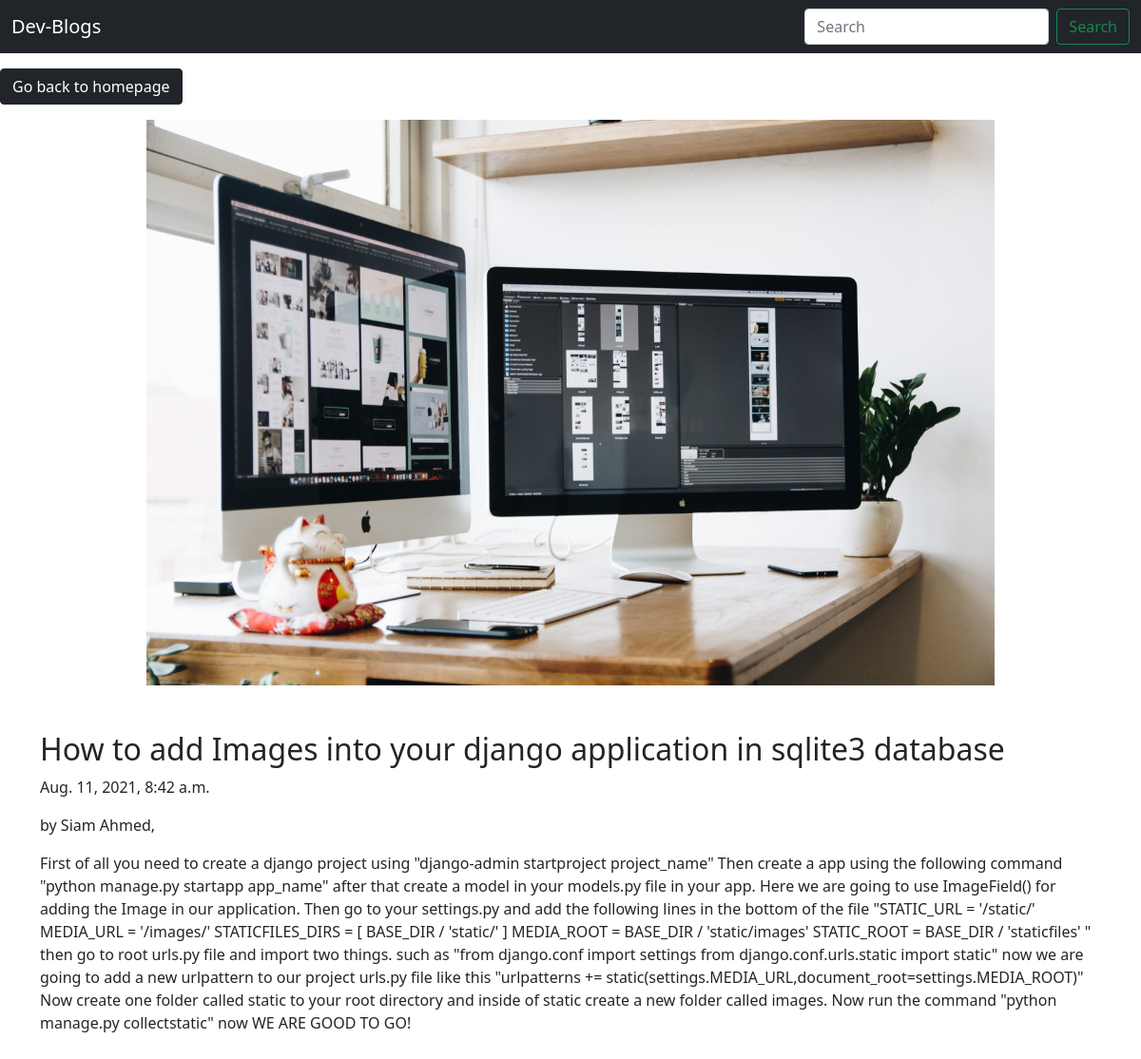
The page /blog/1 on the database its author committed.
### blogpost/models.py (models this page shows, shortened)
class Blog(models.Model):
    aurthor = models.CharField(max_length=200)
    title = models.CharField(max_length= 200)
    desc = models.TextField()
    image = models.ImageField()
    pub_date = models.DateTimeField('date published')

### blogpost/views.py (the view)
# urls.py: path('blog/<int:pk>',views.blog_detail,name="blog"),
def blog_detail(request,pk):
    item = Blog.objects.get(id=pk)
    return render(request,'blog.html',{'blog':item})

### templates/blog.html (shortened to what this page needs)
{% extends "base.html" %}
{% load static%}
{% block head %}
    <link rel="stylesheet" href="{% static 'css/blog.css' %}">
{% endblock %}
{% block content%}
<a href="{% url 'home'%}" class="btn btn-dark my-3"
>Go back to homepage</a
>
<div class="container">
    <img src="{{blog.image.url}}"  class="" alt="">
</div>
<div class="container my-5">
    <article class="blog-post">
        <h2 class="blog-post-title">{{blog.title}}</h2>
        <p class="blog-post-meta">{{blog.pub_date}}</p> by {{blog.aurthor}},</p>
        <p>{{blog.desc}}</p>
      </article>
</div>
{% endblock %}

### static/css/blog.css (style rules this page uses)
img { display: block; margin-left: auto; margin-right: auto; width: 80%; height: auto; }

### rows shown on the page
Blog: image (picture), title "How to add Images into your django application in sqlite3 database", pub_date "Aug. 11, 2021, 8:42 a.m.", aurthor "Siam Ahmed", desc "First of all you need to create a django project using \"django-admin startproject project_name\" Then create a app using the following command \"python manage.py startapp app_name\" after that create a model in your models.py file in your app. Here we are going to use ImageField() for adding the Image in our application. Then go to your settings.py and add the following lines in the bottom of the file \"STATIC_URL = '/static/' MEDIA_URL = '/images/' STATICFILES_DIRS = [ BASE_DIR / 'static/' ] MEDIA_ROOT = BASE_DIR / 'static/images' STATIC_ROOT = BASE_DIR / 'staticfiles' \" then go to root urls.py file and import two things. such as \"from django.conf import settings from django.conf.urls.static…"
